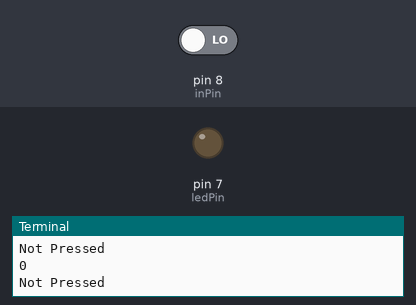
Recording of a program running on a simulated Raspberry Pi (header pin numbers). Parts: output pins drawn as LEDs (lit = HIGH), the last lines printed to the terminal. The test bench sets the inputs (shaded band); at power-on: pin 8 (inPin) LOW.

Above: at 1.2 s.
1.3 s: pin 8 (inPin) driven HIGH
At 2.2 s:
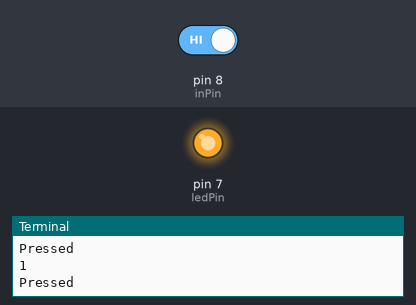
2.8 s: pin 8 (inPin) driven LOW
At 3.5 s:
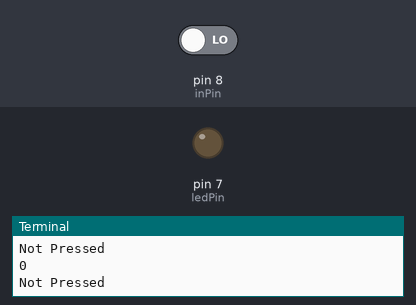
Timing chart, 0 to 5.8 s (numbered marks = the images above; inputs shaded):
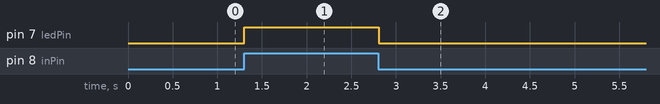

The program:

button_led.py
```python
'''
FILE NAME
button_led.py

1. WHAT IT DOES
Reads the status of a button and controls an LED using a Raspberry Pi.

2. REQUIRES
* Any Raspberry Pi
* A pushbutton
* A 10kOhm resistor
* A 1KOhm resistor
* Jumper wires
* A breadboard

3. ORIGINAL WORK
Raspberry Full Stack 2018, Peter Dalmaris

4. HARDWARE
D08: Button
D07: LED

5. SOFTWARE
Command line terminal
Simple text editor
Libraries:
import RPi.GPIO as GPIO

6. WARNING!
None

7. CREATED

8. TYPICAL OUTPUT
Pressing the button will turn on the LED.

 // 9. COMMENTS
--

 // 10. END

'''

import RPi.GPIO as GPIO       ## Import GPIO Library
import time
inPin = 8                     ## Switch connected to pin 8
ledPin = 7                    ## LED connected to pin 7
GPIO.setwarnings(False)       ## Turn off warnings
GPIO.setmode(GPIO.BOARD)      ## Use BOARD pin numbering
GPIO.setup(inPin, GPIO.IN)    ## Set pin 8 to INPUT
GPIO.setup(ledPin, GPIO.OUT)  ## Set pin 7 to OUTPUT
while True:                   ## Do this forever
    value = GPIO.input(inPin) ## Read input from switch
    print(value)
    if value:                 ## If switch is released
        print("Pressed")
        GPIO.output(ledPin, GPIO.HIGH)  ## Turn LED on
    else:                     ## Else switch is pressed
        print("Not Pressed")
        GPIO.output(ledPin, GPIO.LOW)   ## Turn LED off
    time.sleep(0.1)

GPIO.cleanup()
```

Measured:
- after the input at 1.3 s, pin 7 (ledPin): LOW → HIGH at once
- after the input at 2.8 s, pin 7 (ledPin): HIGH → LOW at once
